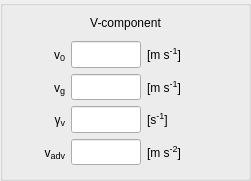
     <widget class="QGroupBox" name="wind_V_group">
      <property name="geometry">
       <rect>
        <x>270</x>
        <y>100</y>
        <width>251</width>
        <height>181</height>
       </rect>
      </property>
      <property name="title">
       <string/>
      </property>
      <widget class="QWidget" name="gridLayoutWidget_8">
       <property name="geometry">
        <rect>
         <x>10</x>
         <y>10</y>
         <width>231</width>
         <height>155</height>
        </rect>
       </property>
       <layout class="QGridLayout" name="u_comp_grid_2" columnstretch="1,0,1" columnminimumwidth="50,0,90">
        <property name="sizeConstraint">
         <enum>QLayout::SetMinimumSize</enum>
        </property>
        <item row="1" column="0">
         <widget class="QLabel" name="label_wind_v">
          <property name="sizePolicy">
           <sizepolicy hsizetype="Fixed" vsizetype="Preferred">
            <horstretch>0</horstretch>
            <verstretch>0</verstretch>
           </sizepolicy>
          </property>
          <property name="minimumSize">
           <size>
            <width>55</width>
            <height>0</height>
           </size>
          </property>
          <property name="maximumSize">
           <size>
            <width>55</width>
            <height>16777215</height>
           </size>
          </property>
          <property name="toolTip">
           <string/>
          </property>
          <property name="text">
           <string>&lt;html&gt;v&lt;span style=&quot; font-size:14px; vertical-align:sub;&quot;&gt;0&lt;/span&gt;&lt;/html&gt;</string>
          </property>
          <property name="alignment">
           <set>Qt::AlignRight|Qt::AlignTrailing|Qt::AlignVCenter</set>
          </property>
         </widget>
        </item>
        <item row="1" column="1">
         <widget class="QLineEdit" name="input_wind_v">
          <property name="sizePolicy">
           <sizepolicy hsizetype="Fixed" vsizetype="Expanding">
            <horstretch>0</horstretch>
            <verstretch>0</verstretch>
           </sizepolicy>
          </property>
          <property name="minimumSize">
           <size>
            <width>70</width>
            <height>0</height>
           </size>
          </property>
          <property name="maximumSize">
           <size>
            <width>70</width>
            <height>16777215</height>
           </size>
          </property>
          <property name="toolTip">
           <string>initial mixed-layer v-wind speed</string>
          </property>
          <property name="alignment">
           <set>Qt::AlignRight|Qt::AlignTrailing|Qt::AlignVCenter</set>
          </property>
         </widget>
        </item>
        <item row="2" column="0">
         <widget class="QLabel" name="label_wind_vg">
          <property name="sizePolicy">
           <sizepolicy hsizetype="Fixed" vsizetype="Preferred">
            <horstretch>0</horstretch>
            <verstretch>0</verstretch>
           </sizepolicy>
          </property>
          <property name="minimumSize">
           <size>
            <width>55</width>
            <height>0</height>
           </size>
          </property>
          <property name="maximumSize">
           <size>
            <width>55</width>
            <height>16777215</height>
           </size>
          </property>
          <property name="toolTip">
           <string/>
          </property>
          <property name="text">
           <string>&lt;html&gt;v&lt;span style=&quot; font-size:14px; vertical-align:sub;&quot;&gt;g&lt;/span&gt;&lt;/html&gt;</string>
          </property>
          <property name="alignment">
           <set>Qt::AlignRight|Qt::AlignTrailing|Qt::AlignVCenter</set>
          </property>
         </widget>
        </item>
        <item row="2" column="1">
         <widget class="QLineEdit" name="input_wind_vg">
          <property name="sizePolicy">
           <sizepolicy hsizetype="Fixed" vsizetype="Expanding">
            <horstretch>0</horstretch>
            <verstretch>0</verstretch>
           </sizepolicy>
          </property>
          <property name="minimumSize">
           <size>
            <width>70</width>
            <height>0</height>
           </size>
          </property>
          <property name="maximumSize">
           <size>
            <width>70</width>
            <height>16777215</height>
           </size>
          </property>
          <property name="toolTip">
           <string>geostrophic  v-wind speed</string>
          </property>
          <property name="alignment">
           <set>Qt::AlignRight|Qt::AlignTrailing|Qt::AlignVCenter</set>
          </property>
         </widget>
        </item>
        <item row="3" column="0">
         <widget class="QLabel" name="label_wind_gammav">
          <property name="sizePolicy">
           <sizepolicy hsizetype="Fixed" vsizetype="Preferred">
            <horstretch>0</horstretch>
            <verstretch>0</verstretch>
           </sizepolicy>
          </property>
          <property name="minimumSize">
           <size>
            <width>55</width>
            <height>0</height>
           </size>
          </property>
          <property name="maximumSize">
           <size>
            <width>55</width>
            <height>16777215</height>
           </size>
          </property>
          <property name="toolTip">
           <string/>
          </property>
          <property name="text">
           <string>&lt;html&gt;γ&lt;span style=&quot; font-size:14px; vertical-align:sub;&quot;&gt;v&lt;/span&gt;&lt;/html&gt;</string>
          </property>
          <property name="alignment">
           <set>Qt::AlignRight|Qt::AlignTrailing|Qt::AlignVCenter</set>
          </property>
         </widget>
        </item>
        <item row="3" column="1">
         <widget class="QLineEdit" name="input_wind_gammav">
          <property name="sizePolicy">
           <sizepolicy hsizetype="Fixed" vsizetype="Expanding">
            <horstretch>0</horstretch>
            <verstretch>0</verstretch>
           </sizepolicy>
          </property>
          <property name="minimumSize">
           <size>
            <width>70</width>
            <height>0</height>
           </size>
          </property>
          <property name="maximumSize">
           <size>
            <width>70</width>
            <height>16777215</height>
           </size>
          </property>
          <property name="toolTip">
           <string>free atmosphere v-wind speed lapse rate</string>
          </property>
          <property name="alignment">
           <set>Qt::AlignRight|Qt::AlignTrailing|Qt::AlignVCenter</set>
          </property>
         </widget>
        </item>
        <item row="4" column="0">
         <widget class="QLabel" name="label_wind_advv">
          <property name="sizePolicy">
           <sizepolicy hsizetype="Fixed" vsizetype="Preferred">
            <horstretch>0</horstretch>
            <verstretch>0</verstretch>
           </sizepolicy>
          </property>
          <property name="minimumSize">
           <size>
            <width>55</width>
            <height>0</height>
           </size>
          </property>
          <property name="maximumSize">
           <size>
            <width>55</width>
            <height>16777215</height>
           </size>
          </property>
          <property name="toolTip">
           <string/>
          </property>
          <property name="text">
           <string>&lt;html&gt;v&lt;span style=&quot; font-size:14px; vertical-align:sub;&quot;&gt;adv&lt;/span&gt;&lt;/html&gt;</string>
          </property>
          <property name="alignment">
           <set>Qt::AlignRight|Qt::AlignTrailing|Qt::AlignVCenter</set>
          </property>
         </widget>
        </item>
        <item row="4" column="1">
         <widget class="QLineEdit" name="input_wind_advv">
          <property name="sizePolicy">
           <sizepolicy hsizetype="Fixed" vsizetype="Expanding">
            <horstretch>0</horstretch>
            <verstretch>0</verstretch>
           </sizepolicy>
          </property>
          <property name="minimumSize">
           <size>
            <width>70</width>
            <height>0</height>
           </size>
          </property>
          <property name="maximumSize">
           <size>
            <width>70</width>
            <height>16777215</height>
           </size>
          </property>
          <property name="toolTip">
           <string>advection of v-wind</string>
          </property>
          <property name="alignment">
           <set>Qt::AlignRight|Qt::AlignTrailing|Qt::AlignVCenter</set>
          </property>
         </widget>
        </item>
        <item row="1" column="2">
         <widget class="QLabel" name="unitlabel_wind_v">
          <property name="toolTip">
           <string/>
          </property>
          <property name="text">
           <string>&lt;html&gt;[m s&lt;span style=&quot;font-size: 14px; vertical-align:super;&quot;&gt;-1&lt;/span&gt;]&lt;/html&gt;</string>
          </property>
          <property name="alignment">
           <set>Qt::AlignLeading|Qt::AlignLeft|Qt::AlignVCenter</set>
          </property>
         </widget>
        </item>
        <item row="2" column="2">
         <widget class="QLabel" name="unitlabel_wind_vg">
          <property name="toolTip">
           <string/>
          </property>
          <property name="text">
           <string>&lt;html&gt;[m s&lt;span style=&quot;font-size: 14px; vertical-align:super;&quot;&gt;-1&lt;/span&gt;]&lt;/html&gt;</string>
          </property>
          <property name="alignment">
           <set>Qt::AlignLeading|Qt::AlignLeft|Qt::AlignVCenter</set>
          </property>
         </widget>
        </item>
        <item row="3" column="2">
         <widget class="QLabel" name="unitlabel_wind_gammav">
          <property name="toolTip">
           <string/>
          </property>
          <property name="text">
           <string>&lt;html&gt;[s&lt;span style=&quot;font-size: 14px; vertical-align:super;&quot;&gt;-1&lt;/span&gt;]&lt;/html&gt;</string>
          </property>
          <property name="alignment">
           <set>Qt::AlignLeading|Qt::AlignLeft|Qt::AlignVCenter</set>
          </property>
         </widget>
        </item>
        <item row="4" column="2">
         <widget class="QLabel" name="unitlabel_wind_advv">
          <property name="toolTip">
           <string/>
          </property>
          <property name="text">
           <string>&lt;html&gt;[m s&lt;span style=&quot;font-size: 14px; vertical-align:super;&quot;&gt;-2&lt;/span&gt;]&lt;/html&gt;</string>
          </property>
          <property name="alignment">
           <set>Qt::AlignLeading|Qt::AlignLeft|Qt::AlignVCenter</set>
          </property>
         </widget>
        </item>
        <item row="0" column="0" colspan="3">
         <widget class="QLabel" name="label_wind_vcomp">
          <property name="minimumSize">
           <size>
            <width>0</width>
            <height>25</height>
           </size>
          </property>
          <property name="maximumSize">
           <size>
            <width>16777215</width>
            <height>25</height>
           </size>
          </property>
          <property name="text">
           <string>V-component</string>
          </property>
          <property name="alignment">
           <set>Qt::AlignCenter</set>
          </property>
         </widget>
        </item>
       </layout>
      </widget>
     </widget>
